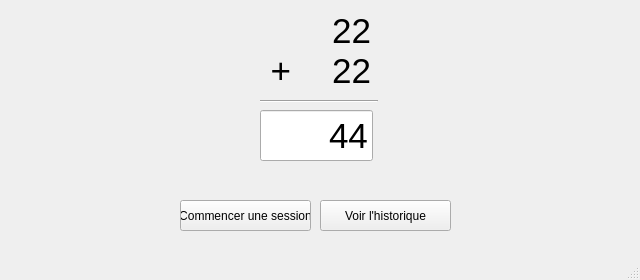
<?xml version="1.0" encoding="UTF-8"?>
<ui version="4.0">
 <class>MainWindow</class>
 <widget class="QMainWindow" name="MainWindow">
  <property name="geometry">
   <rect>
    <x>0</x>
    <y>0</y>
    <width>640</width>
    <height>280</height>
   </rect>
  </property>
  <property name="windowTitle">
   <string>Calx</string>
  </property>
  <widget class="QWidget" name="centralwidget">
   <widget class="QPushButton" name="startSessionBtn">
    <property name="geometry">
     <rect>
      <x>180</x>
      <y>200</y>
      <width>131</width>
      <height>31</height>
     </rect>
    </property>
    <property name="text">
     <string>Commencer une session</string>
    </property>
   </widget>
   <widget class="QPushButton" name="historiqueBtn">
    <property name="geometry">
     <rect>
      <x>320</x>
      <y>200</y>
      <width>131</width>
      <height>31</height>
     </rect>
    </property>
    <property name="text">
     <string>Voir l'historique</string>
    </property>
   </widget>
   <widget class="QWidget" name="sessionWidget" native="true">
    <property name="enabled">
     <bool>true</bool>
    </property>
    <property name="geometry">
     <rect>
      <x>180</x>
      <y>-20</y>
      <width>211</width>
      <height>211</height>
     </rect>
    </property>
    <widget class="QLabel" name="secondOperandLbl">
     <property name="geometry">
      <rect>
       <x>110</x>
       <y>60</y>
       <width>81</width>
       <height>61</height>
      </rect>
     </property>
     <property name="font">
      <font>
       <pointsize>26</pointsize>
      </font>
     </property>
     <property name="layoutDirection">
      <enum>Qt::LeftToRight</enum>
     </property>
     <property name="text">
      <string>22</string>
     </property>
     <property name="scaledContents">
      <bool>false</bool>
     </property>
     <property name="alignment">
      <set>Qt::AlignRight|Qt::AlignTrailing|Qt::AlignVCenter</set>
     </property>
    </widget>
    <widget class="QLabel" name="firstOperandeLbl">
     <property name="geometry">
      <rect>
       <x>110</x>
       <y>20</y>
       <width>81</width>
       <height>61</height>
      </rect>
     </property>
     <property name="font">
      <font>
       <pointsize>26</pointsize>
      </font>
     </property>
     <property name="layoutDirection">
      <enum>Qt::LeftToRight</enum>
     </property>
     <property name="text">
      <string>22</string>
     </property>
     <property name="scaledContents">
      <bool>false</bool>
     </property>
     <property name="alignment">
      <set>Qt::AlignRight|Qt::AlignTrailing|Qt::AlignVCenter</set>
     </property>
    </widget>
    <widget class="QLabel" name="operationLbl">
     <property name="geometry">
      <rect>
       <x>80</x>
       <y>60</y>
       <width>31</width>
       <height>61</height>
      </rect>
     </property>
     <property name="font">
      <font>
       <pointsize>26</pointsize>
      </font>
     </property>
     <property name="layoutDirection">
      <enum>Qt::LeftToRight</enum>
     </property>
     <property name="text">
      <string>+</string>
     </property>
     <property name="scaledContents">
      <bool>false</bool>
     </property>
     <property name="alignment">
      <set>Qt::AlignRight|Qt::AlignTrailing|Qt::AlignVCenter</set>
     </property>
    </widget>
    <widget class="Line" name="line">
     <property name="geometry">
      <rect>
       <x>80</x>
       <y>120</y>
       <width>118</width>
       <height>3</height>
      </rect>
     </property>
     <property name="orientation">
      <enum>Qt::Horizontal</enum>
     </property>
    </widget>
    <widget class="QLineEdit" name="resultEdit">
     <property name="geometry">
      <rect>
       <x>80</x>
       <y>130</y>
       <width>113</width>
       <height>51</height>
      </rect>
     </property>
     <property name="font">
      <font>
       <pointsize>26</pointsize>
      </font>
     </property>
     <property name="autoFillBackground">
      <bool>false</bool>
     </property>
     <property name="text">
      <string>44</string>
     </property>
     <property name="alignment">
      <set>Qt::AlignRight|Qt::AlignTrailing|Qt::AlignVCenter</set>
     </property>
    </widget>
   </widget>
  </widget>
  <widget class="QMenuBar" name="menubar">
   <property name="geometry">
    <rect>
     <x>0</x>
     <y>0</y>
     <width>640</width>
     <height>21</height>
    </rect>
   </property>
  </widget>
  <widget class="QStatusBar" name="statusbar"/>
 </widget>
 <resources/>
 <connections/>
</ui>
